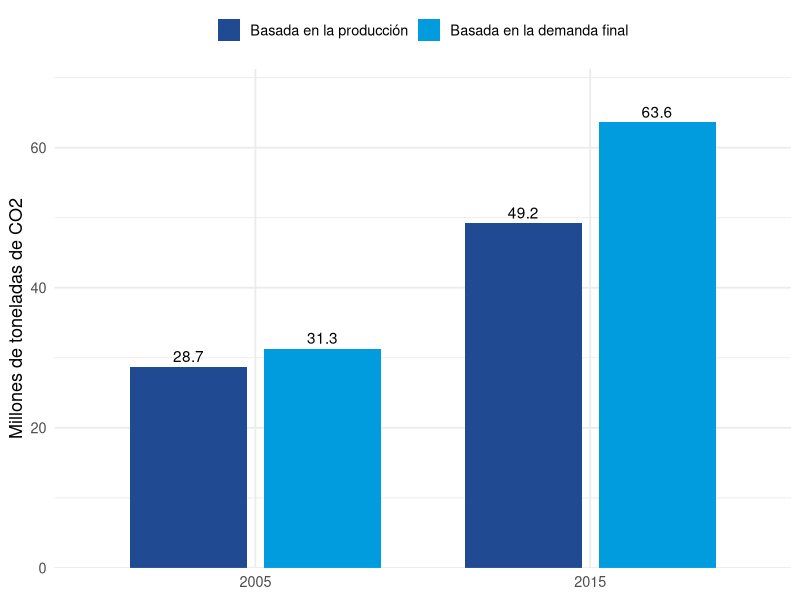
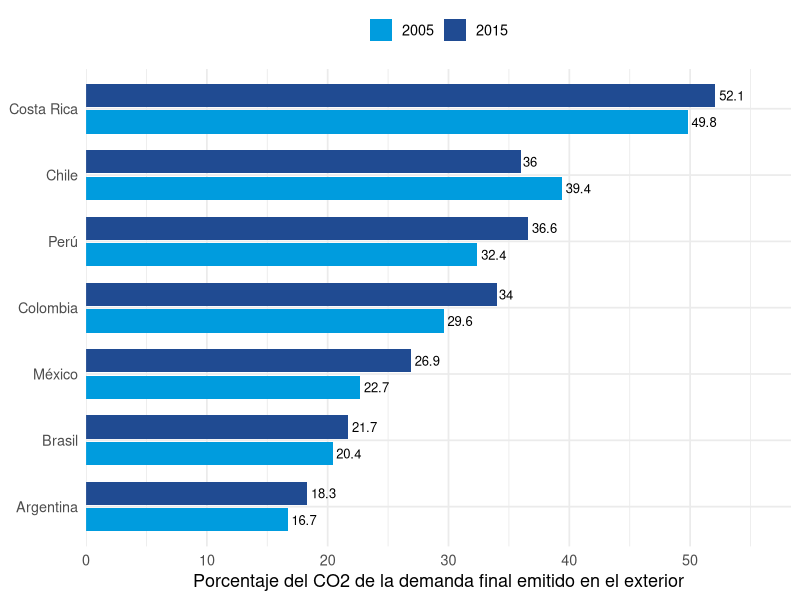
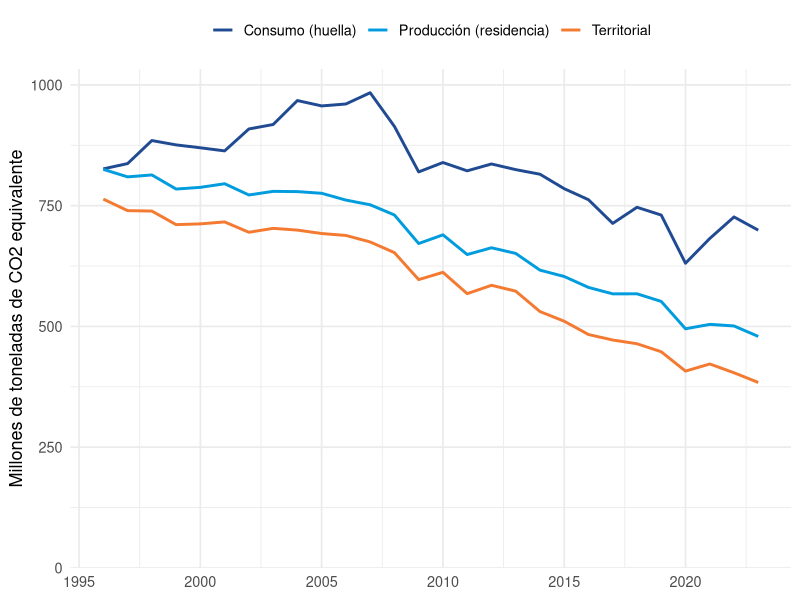

The R script that drew these images, in order:
## ---- chunk 1
#| label: datos-oecd
library(ggplot2)

# Anexos D y E de Yamano y Guilhoto (2020), millones de toneladas de CO2
oecd <- data.frame(
  pais = c("Perú", "Chile", "Colombia", "México", "Argentina", "Brasil", "Costa Rica"),
  prod_2005 = c(28.7, 61.3, 56.5, 423.6, 152.3, 321.1, 6.2),
  prod_2015 = c(49.2, 86.7, 82.8, 453.0, 195.0, 461.2, 8.0),
  dem_2005 = c(31.3, 61.1, 63.6, 449.4, 141.2, 312.8, 9.0),
  dem_2015 = c(63.6, 89.2, 97.4, 485.5, 216.0, 475.4, 13.5),
  pc_2005 = c(1.1, 3.8, 1.5, 4.1, 3.6, 1.7, 2.1),
  pc_2015 = c(2.0, 5.0, 2.0, 3.9, 5.0, 2.3, 2.8),
  ext_2005 = c(32.4, 39.4, 29.6, 22.7, 16.7, 20.4, 49.8),
  ext_2015 = c(36.6, 36.0, 34.0, 26.9, 18.3, 21.7, 52.1)
)
## ---- chunk 2
#| label: datos-uk

# Figure 8 del conjunto de datos de Defra (2026), MtCO2e
uk <- data.frame(
  anio = 1996:2023,
  consumo = c(826.2, 837.1, 884.8, 875.8, 869.8, 863.4, 908.8, 918, 967.6, 956.5, 960.5, 983.8, 914.1, 819.9, 839.3, 822.1, 836.3, 824.6, 815.1, 785.1, 762.3, 713.3, 746.6, 730.5, 630.8, 682, 726.6, 699.2),
  produccion = c(825.1, 809.6, 813.6, 784.4, 787.9, 795.4, 772.1, 779.6, 779.1, 775.6, 761.5, 751.8, 730.7, 671.6, 689.6, 648.8, 662.8, 651.1, 616.5, 603.3, 580.7, 567.4, 567.5, 551.7, 495.1, 504.2, 500.9, 479.2),
  territorial = c(763.5, 739.7, 738.8, 710.7, 712.3, 716.3, 694.9, 703, 699.4, 692.3, 688.3, 674.8, 652.7, 596.9, 612, 567.8, 585.1, 573, 530.7, 510.7, 483.2, 471.8, 464.1, 447.5, 407.5, 422.2, 404, 383.9)
)
## ---- chunk 3
#| label: fig-peru
#| fig-cap: "Perú: emisiones de CO2 por combustión según base de contabilidad, 2005 y 2015 (millones de toneladas). Fuente: Yamano y Guilhoto (2020), anexo D."
#| fig-height: 3.8
peru <- data.frame(
  anio = rep(c("2005", "2015"), each = 2),
  base = factor(
    rep(c("Basada en la producción", "Basada en la demanda final"), times = 2),
    levels = c("Basada en la producción", "Basada en la demanda final")
  ),
  valor = c(28.7, 31.3, 49.2, 63.6)
)
ggplot(peru, aes(x = anio, y = valor, fill = base)) +
  geom_col(position = position_dodge(width = 0.8), width = 0.7) +
  geom_text(aes(label = valor), position = position_dodge(width = 0.8), vjust = -0.4) +
  scale_fill_manual(values = c("#204B92", "#009CDE")) +
  scale_y_continuous(expand = expansion(mult = c(0, 0.12))) +
  labs(x = NULL, y = "Millones de toneladas de CO2", fill = NULL) +
  theme_minimal(base_size = 13) +
  theme(legend.position = "top")
## ---- chunk 4
#| label: fig-ext
#| fig-cap: "Parte del CO2 asociado con la demanda final que se emite en el exterior, 2005 y 2015 (porcentaje). Fuente: Yamano y Guilhoto (2020), anexo E."
#| fig-height: 4.2
ext <- data.frame(
  pais = rep(oecd$pais, times = 2),
  anio = rep(c("2005", "2015"), each = nrow(oecd)),
  valor = c(oecd$ext_2005, oecd$ext_2015)
)
ext$pais <- reorder(ext$pais, ext$valor, FUN = max)
ggplot(ext, aes(y = pais, x = valor, fill = anio)) +
  geom_col(position = position_dodge(width = 0.8), width = 0.7) +
  geom_text(aes(label = valor), position = position_dodge(width = 0.8), hjust = -0.15, size = 3.3) +
  scale_fill_manual(values = c("#009CDE", "#204B92")) +
  scale_x_continuous(expand = expansion(mult = c(0, 0.12))) +
  labs(x = "Porcentaje del CO2 de la demanda final emitido en el exterior", y = NULL, fill = NULL) +
  theme_minimal(base_size = 13) +
  theme(legend.position = "top")
## ---- chunk 5
#| label: tbl-oecd
#| tbl-cap: "América Latina: CO2 por combustión según la OCDE, 2015 (millones de toneladas, salvo indicación) y parte emitida en el exterior"
tab <- data.frame(
  País = oecd$pais,
  `Producción 2015` = oecd$prod_2015,
  `Demanda final 2015` = oecd$dem_2015,
  `Saldo neto 2015` = round(oecd$dem_2015 - oecd$prod_2015, 1),
  `Demanda per cápita 2005 (t)` = oecd$pc_2005,
  `Demanda per cápita 2015 (t)` = oecd$pc_2015,
  `Emitido en el exterior 2015 (%)` = oecd$ext_2015,
  check.names = FALSE
)
knitr::kable(tab, align = c("l", rep("r", 6)))
## ---- chunk 6
#| label: fig-uk
#| fig-cap: "Reino Unido: emisiones de gases de efecto invernadero según tres bases de contabilidad, 1996 a 2023 (MtCO2e). Fuente: Defra (2026), figura 8 del conjunto de datos."
#| fig-height: 4
uk_largo <- data.frame(
  anio = rep(uk$anio, times = 3),
  base = factor(
    rep(c("Consumo (huella)", "Producción (residencia)", "Territorial"), each = nrow(uk)),
    levels = c("Consumo (huella)", "Producción (residencia)", "Territorial")
  ),
  valor = c(uk$consumo, uk$produccion, uk$territorial)
)
ggplot(uk_largo, aes(x = anio, y = valor, color = base)) +
  geom_line(linewidth = 1) +
  scale_color_manual(values = c("#204B92", "#009CDE", "#F47A32")) +
  scale_y_continuous(limits = c(0, NA), expand = expansion(mult = c(0, 0.05))) +
  labs(x = NULL, y = "Millones de toneladas de CO2 equivalente", color = NULL) +
  theme_minimal(base_size = 13) +
  theme(legend.position = "top")
